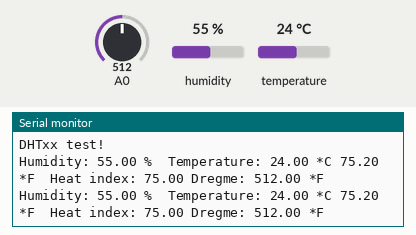
The sketch below on a simulated Arduino Uno, built with avr-gcc and run on an emulated ATmega328P. On the bench: the last lines printed to the serial monitor. Wiring (inferred from the names in the program): DHT11 sensor: data pin 2. The inputs (shaded band) are chosen by the test bench; at power-on: humidity 55 %, A0 = 512, temperature 24 °C.

Above: at 5.3 s.
5.4 s: humidity set to 22 %
At 8.3 s:
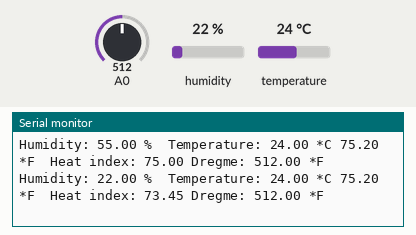
8.8 s: A0 set to 716
At 9.9 s:
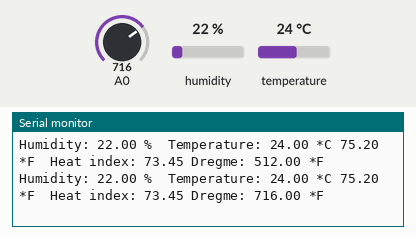
12.2 s: temperature set to 12 °C
At 14.3 s:
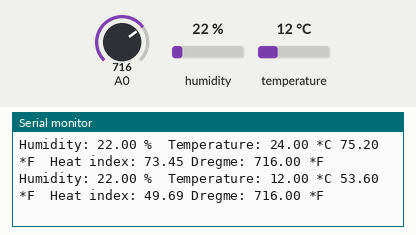
15.6 s: A0 set to 900
At 17.1 s:
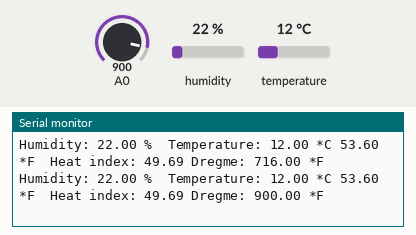
19.0 s: humidity set to 40 %
At 21.5 s:
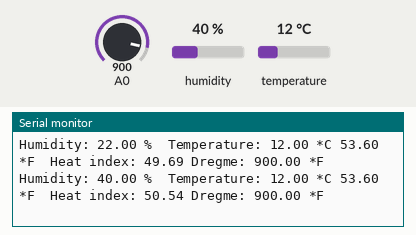
Timing chart, 0 to 23.0 s (numbered marks = the images above; inputs shaded):
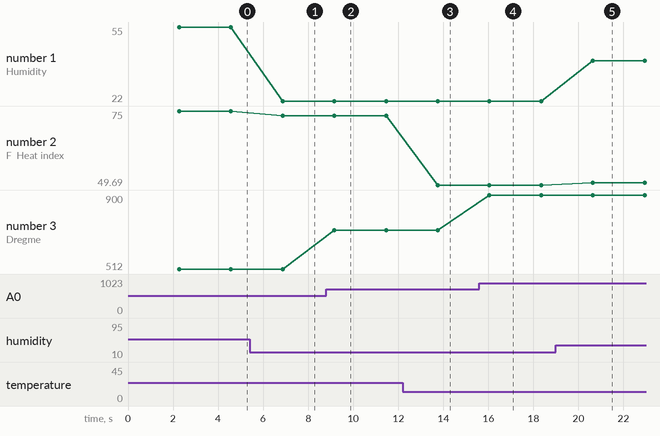

The sketch:

sketch_feb04a.ino
```cpp
// Example testing sketch for various DHT humidity/temperature sensors
// Written by ladyada, public domain

#include "DHT.h"

#define DHTPIN 2     // what pin we're connected to

// Uncomment whatever type you're using!
#define DHTTYPE DHT11   // DHT 11
//#define DHTTYPE DHT22   // DHT 22  (AM2302)
//#define DHTTYPE DHT21   // DHT 21 (AM2301)

// Connect pin 1 (on the left) of the sensor to +5V
// NOTE: If using a board with 3.3V logic like an Arduino Due connect pin 1
// to 3.3V instead of 5V!
// Connect pin 2 of the sensor to whatever your DHTPIN is
// Connect pin 4 (on the right) of the sensor to GROUND
// Connect a 10K resistor from pin 2 (data) to pin 1 (power) of the sensor

// Initialize DHT sensor for normal 16mhz Arduino
//DHT dht(DHTPIN, DHTTYPE);
// NOTE: For working with a faster chip, like an Arduino Due or Teensy, you
// might need to increase the threshold for cycle counts considered a 1 or 0.
// You can do this by passing a 3rd parameter for this threshold.  It's a bit
// of fiddling to find the right value, but in general the faster the CPU the
// higher the value.  The default for a 16mhz AVR is a value of 6.  For an
// Arduino Due that runs at 84mhz a value of 30 works.
// Example to initialize DHT sensor for Arduino Due:
DHT dht(DHTPIN, DHTTYPE, 6);

void setup() {
  Serial.begin(9600);
  Serial.println("DHTxx test!");

  int mostureSensor = 0;

  dht.begin();
}

void loop() {
  // Wait a few seconds between measurements.
  delay(2000);

  // Reading temperature or humidity takes about 250 milliseconds!
  // Sensor readings may also be up to 2 seconds 'old' (its a very slow sensor)
  float h = dht.readHumidity();
  // Read temperature as Celsius
  float t = dht.readTemperature();
  // Read temperature as Fahrenheit
  float f = dht.readTemperature(true);

  float sensorValue = analogRead(0);

  // Check if any reads failed and exit early (to try again).
  if (isnan(h) || isnan(t) || isnan(f)) {
    Serial.println("Failed to read from DHT sensor!");
    return;
  }

  // Compute heat index
  // Must send in temp in Fahrenheit!
  float hi = dht.computeHeatIndex(f, h);

  Serial.print("Humidity: ");
  Serial.print(h);
  Serial.print(" %\t");
  Serial.print("Temperature: ");
  Serial.print(t);
  Serial.print(" *C ");
  Serial.print(f);
  Serial.print(" *F\t");
  Serial.print("Heat index: ");
  Serial.print(hi);
  Serial.print(" Dregme: ");
  Serial.print(sensorValue);
  Serial.println(" *F");
}
```

Measured:
- after the input at 5.4 s, the serial monitor: prints a new line after 1.5 s (image 1)
- after the input at 8.8 s, the serial monitor: prints a new line after 0.36 s (image 2)
- after the input at 12.2 s, the serial monitor: prints a new line after 1.6 s (image 3)
- after the input at 15.6 s, the serial monitor: prints a new line after 0.45 s (image 4)
- after the input at 19.0 s, the serial monitor: prints a new line after 1.6 s (image 5)
- plotted number 1: 55 → 22 after the input at 5.4 s, 22 → 40 after the input at 19.0 s
- plotted number 2: 75 → 73.45 after the input at 5.4 s, 73.45 → 49.69 after the input at 12.2 s, 49.69 → 50.54 after the input at 19.0 s
- plotted number 3: 512 → 716 after the input at 8.8 s, 716 → 900 after the input at 15.6 s
